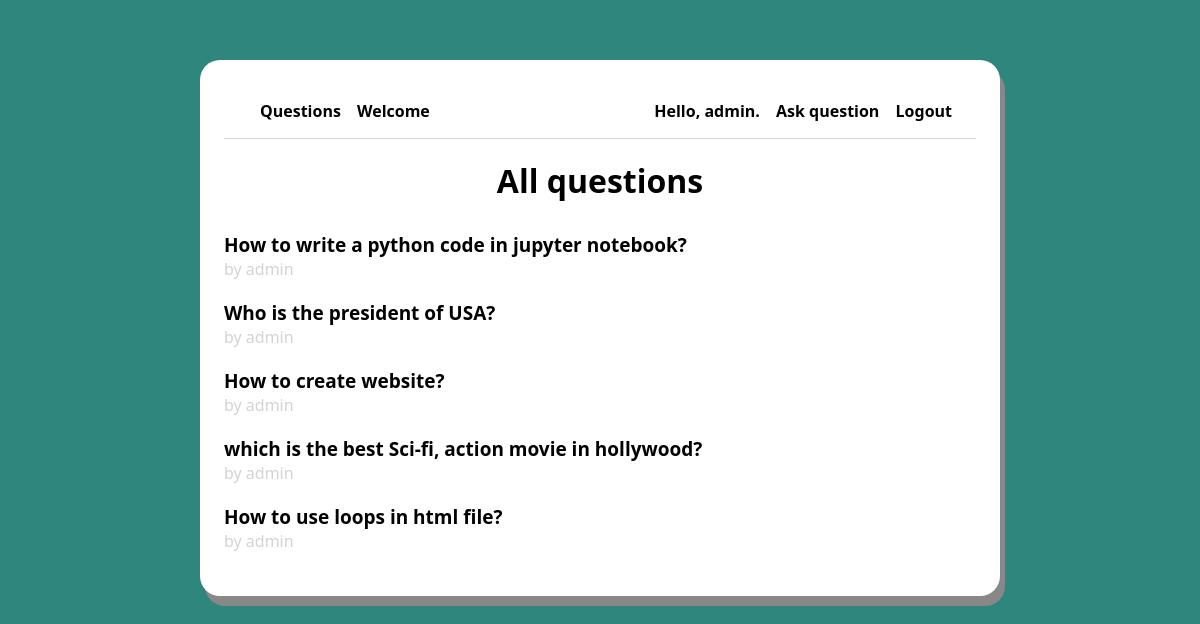
The app's page / (signed in) with its own data.
### main/models.py (models this page shows, shortened)
class Question(models.Model):
    author = models.ForeignKey(User , null=False, on_delete= models.CASCADE)
    title  = models.CharField(max_length=200, null=False)
    body = models.TextField(null=False)
    created_at = models.DateTimeField(auto_now_add = True)
    updated_at = models.DateTimeField(auto_now_add = True)

### main/views.py (the view)
# urls.py: path('', views.homepage, name='index'),
def homepage(request):
    questions = Question.objects.all().order_by('-created_at')
    context = {
        'questions': questions
    }
    return render(request, 'homepage.html', context)

### main/templates/homepage.html
{% extends 'layouts/page.html' %}
{% block content %}
<div class="page">
    <h1 class="title">All questions</h1>
{% for question in questions %}
<div class="question-list-item">
    <a href="{% url 'question' question.id %}">
        <p class="question-list-item-title">
            {{question.title}}
        </p>
        <p class="question-list-item-author">
            by {{question.author.username}}
        </p>
    </a>
</div>
{% endfor %}
</div>
{% endblock %}

### main/templates/navbar.html
<nav class="navbar">
    <div class="main-menu">
        <ul>
            {% if user.is_authenticated %}
            <li><a href="{% url 'index' %}">Questions</a>
                <li><a>Welcome</a></li>
            {% else %}
            <li><a href="{% url 'index' %}">Questions</a>
            {% endif %}
            </li>
        </ul>
    </div>
    <div class="user-menu">
        <ul>
            {% if user.is_authenticated %}
            <li><a>Hello, {{ user.username }}.</a></li>
            <li><a href="{% url 'new-question' %}">Ask question</a>
            </li>
            <li><a href="{% url 'logout' %}">Logout</a>
            </li>
            {% else %}
            <li><a href="{% url 'login' %}">Login</a>
            </li>
            <li><a href="{% url 'register' %}">Register</a>
            </li>
            {% endif %}
        </ul>
    </div>
</nav>

### static/css/style.css (style rules this page uses)
html, body { font-family: 'Segoe UI', Tahoma, Geneva, Verdana, sans-serif; background-color: #2e867d; }
*, *::after, *::before { box-sizing: border-box; }
a { text-decoration: none; }
.user-menu ul li a, .main-menu ul li a { color: black; font-weight: 700; }
.main-menu ul li, .user-menu ul li { display: inline; margin-left: 12px; }
ul { list-style: none; padding: 0; }
.navbar { display: flex; flex-direction: row; justify-content: space-between; padding:0 24px ; border-bottom: 1px solid lightgray; }
.page { display: flex; flex-direction: column; }
.title { margin: 20px auto 30px auto; font-weight: 900; }
.question-list-item { margin-bottom: 20px; }
.question-list-item-title { color: black; font-size: 19px; font-weight: 900; margin: 0; }
.question-list-item-author { color: lightgray; margin: 0; }

### records on screen
Question: title "How to write a python code in jupyter notebook?", author.username "admin"
Question: title "Who is the president of USA?", author.username "admin"
Question: title "How to create website?", author.username "admin"
Question: title "which is the best Sci-fi, action movie in hollywood?", author.username "admin"
Question: title "How to use loops in html file?", author.username "admin"

### other values on screen
{{ user.username }} "admin"
